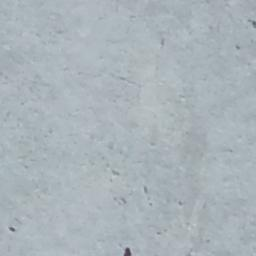
#> input picture Concrete_Crack/0_Non_Crack/7071-141.jpg, 256 x 256 px; its folder holds 4 pictures in this run
$ jupyter execute --allow-errors CrackClassification.ipynb
#> lines starting #> are read from the running program, lines starting #| are printed output that depends on the picture
[cell 1]
import os
import io
import time
import math
import random
from pathlib import Path
from typing import List, Tuple, Dict

import numpy as np
from PIL import Image, ImageEnhance
from sklearn.model_selection import train_test_split
from sklearn.metrics import accuracy_score, precision_score, recall_score, f1_score
from sklearn.pipeline import Pipeline
from sklearn.preprocessing import StandardScaler
from sklearn.linear_model import LogisticRegression
from sklearn.svm import SVC
from sklearn.tree import DecisionTreeClassifier
from sklearn.ensemble import RandomForestClassifier
from sklearn.neighbors import KNeighborsClassifier
from sklearn.neural_network import MLPClassifier
import joblib
import tempfile

import os, warnings
# Tell loky how many cores to use so it won't call `wmic`
os.environ["LOKY_MAX_CPU_COUNT"] = str(os.cpu_count() or 1)

# (Optional) silence this specific warning completely
warnings.filterwarnings(
    "ignore",
    message="Could not find the number of physical cores",
    category=UserWarning
)


# ---------------------------
# Configuration
# ---------------------------
SEED = 42
random.seed(SEED)
np.random.seed(SEED)

# Windows paths (use raw strings)
NONCRACK_DIR = r"C:\Users\Rehab Jadallah\Desktop\SD_Crack_Classification\Concrete_Crack\0_Non_Crack"
CRACK_DIR = r"C:\Users\Rehab Jadallah\Desktop\SD_Crack_Classification\Concrete_Crack\1_Crack"

IMG_SIZE = (128, 128)
USE_GRAYSCALE = True     # set False to use RGB (much higher dimensional)
AUG_PER_IMAGE = 6        # how many augmented samples per training image (0 to disable); more = better generalization
TEST_SIZE = 0.20
MAX_SKLEARN_PER_CLASS = 1500  # cap per-class for sklearn (SVM can't scale to 18k)

[cell 2]
# ---------------------------
# Utilities
# ---------------------------
def is_image_file(p: Path) -> bool:
    return p.suffix.lower() in {".jpg", ".jpeg", ".png", ".bmp", ".tif", ".tiff", ".webp"}

def load_and_preprocess(path: Path, img_size: Tuple[int, int], grayscale: bool = True) -> np.ndarray:
    """Load an image file and return a flattened numpy array after resizing (and grayscale if chosen)."""
#> called with img_size = (128, 128), grayscale = True
    with Image.open(path) as img:
        # Convert
#> img is the input picture: PIL image 256x256 RGB; mean R, G, B 170.1, 179.8, 185.9
        if grayscale:
            img = img.convert("L")
#> img: PIL image 256x256 L
        else:
            img = img.convert("RGB")
        # Resize with high-quality resampling
        img = img.resize(img_size, Image.BICUBIC)
#> img: PIL image 128x128 L
        arr = np.asarray(img, dtype=np.float32)
        # Normalize to [0,1]
        arr = arr / 255.0
        # Flatten
        return arr.flatten()

def augment_pil(img: Image.Image) -> Image.Image:
    """Apply a random but mild augmentation to a PIL Image and return an augmented PIL Image."""
    # Random horizontal flip
    if random.random() < 0.5:
        img = img.transpose(Image.FLIP_LEFT_RIGHT)
    # Small rotation (-10° to 10°)
    angle = random.uniform(-10, 10)
    img = img.rotate(angle, resample=Image.BICUBIC, expand=False, fillcolor=0 if img.mode == "L" else (0, 0, 0))
    # Slight translation (±5% of size)
    tx = int(random.uniform(-0.05, 0.05) * img.width)
    ty = int(random.uniform(-0.05, 0.05) * img.height)
    img = img.transform(img.size, Image.AFFINE, (1, 0, tx, 0, 1, ty), resample=Image.BICUBIC, fillcolor=0 if img.mode == "L" else (0, 0, 0))
    # Brightness jitter (0.8–1.2)
    enhancer = ImageEnhance.Brightness(img)
    img = enhancer.enhance(random.uniform(0.8, 1.2))
    return img

def pil_from_array_feature(x: np.ndarray, img_size: Tuple[int, int], grayscale: bool) -> Image.Image:
    """Reconstruct a PIL Image from feature vector for augmentation previews (used only on training set)."""
    if grayscale:
        arr = (x.reshape(img_size) * 255.0).clip(0, 255).astype(np.uint8)
        return Image.fromarray(arr, mode="L")
    else:
        c = 3
        arr = (x.reshape(img_size[1], img_size[0], c) * 255.0).clip(0, 255).astype(np.uint8)
        return Image.fromarray(arr, mode="RGB")

# [14 lines left out: functions model_size_kb, avg_inference_time_ms, not called in this run]

[cell 3]
# ---------------------------
# Load dataset (capped per class for sklearn scalability)
# ---------------------------
def load_dataset(noncrack_dir: str, crack_dir: str, img_size: Tuple[int, int],
                 grayscale: bool, max_per_class: int = None) -> Tuple[np.ndarray, np.ndarray]:
    X, y = [], []
    for label, folder in [(0, noncrack_dir), (1, crack_dir)]:
        paths = [p for p in Path(folder).rglob("*") if p.is_file() and is_image_file(p)]
        if max_per_class:
            random.shuffle(paths)
            paths = paths[:max_per_class]
        for p in paths:
            try:
                feat = load_and_preprocess(p, img_size, grayscale=grayscale)
#> feat = 16384 values, max 0.773 at index 11320, min 0.271 at index 16192, mean 0.696
                X.append(feat)
                y.append(label)
            except Exception as e:
                print(f"[WARN] Skipped {p}: {e}")
    X = np.vstack(X).astype(np.float32)
    y = np.array(y, dtype=np.int64)
    return X, y

print(f"Loading images (max {MAX_SKLEARN_PER_CLASS} per class for sklearn baseline)...")
X, y = load_dataset(NONCRACK_DIR, CRACK_DIR, IMG_SIZE, USE_GRAYSCALE,
                    max_per_class=MAX_SKLEARN_PER_CLASS)
print(f"Loaded {X.shape[0]} images. Feature dim = {X.shape[1]}")
#| Loaded 4 images. Feature dim = 16384

[cell 4]
# ---------------------------
# Train/test split
# ---------------------------
X_train, X_test, y_train, y_test = train_test_split(
    X, y, test_size=TEST_SIZE, random_state=SEED, stratify=y
)

[cell 5]
# ---------------------------
# Data augmentation on training set
# ---------------------------
if AUG_PER_IMAGE > 0:
    print(f"Augmenting training data (x{AUG_PER_IMAGE})...")
    aug_features = []
    aug_labels = []
    # Reconstruct minimal PIL image from features for augmentation
    for xi, yi in zip(X_train, y_train):
        img = pil_from_array_feature(xi, IMG_SIZE, USE_GRAYSCALE)
        for _ in range(AUG_PER_IMAGE):
            aug_img = augment_pil(img.copy())
            aug_img = aug_img.resize(IMG_SIZE, Image.BICUBIC)
            arr = np.asarray(aug_img, dtype=np.float32) / 255.0
            aug_features.append(arr.flatten())
            aug_labels.append(yi)
#> this loop made 3 passes
#> pass 1, in pil_from_array_feature, `arr = (x.reshape(img_size) * 255.0).clip(0, 255).astype(np.uint8)`:
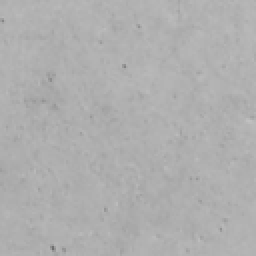
#> arr: shape (128, 128) (shown 2 times larger); min 110, max 193, mean 175.1
#> pass 1, in augment_pil, `img = img.rotate(angle, resample=Image.BICUBIC, expand=False, fillcolo..`:
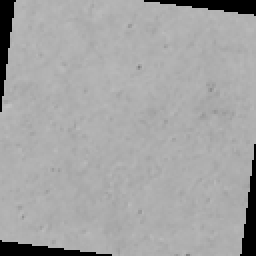
#> img: PIL image 128x128 L (shown 2 times larger); min 0, max 192, mean 164.9
#> pass 1, in augment_pil, `img = img.transform(img.size, Image.AFFINE, (1, 0, tx, 0, 1, ty), resa..`:
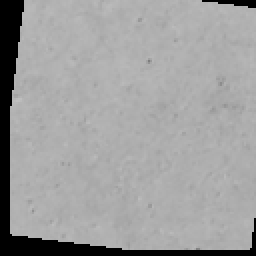
#> img: PIL image 128x128 L (shown 2 times larger); min 0, max 192, mean 158.2
#> after the loop:
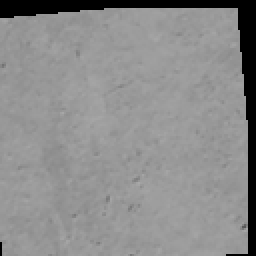
#> arr: shape (128, 128) float32 (shown 2 times larger); min 0, max 0.663, mean 0.55
    if aug_features:
        X_aug = np.vstack(aug_features).astype(np.float32)
        y_aug = np.array(aug_labels, dtype=np.int64)
        X_train = np.vstack([X_train, X_aug])
        y_train = np.concatenate([y_train, y_aug])
        print(f"Training set after augmentation: {X_train.shape[0]} samples")
#| Training set after augmentation: 21 samples

[cell 6]
# ---------------------------
# Define models
# ---------------------------
models: Dict[str, Pipeline] = {
    "LogisticRegression": Pipeline([
        ("scaler", StandardScaler(with_mean=True)),
        ("clf", LogisticRegression(
            solver="saga", penalty="l2", max_iter=5000, random_state=SEED, n_jobs=-1))
    ]),
    "SVM_RBF": Pipeline([
        ("scaler", StandardScaler(with_mean=True)),
        ("clf", SVC(kernel="rbf", probability=False, random_state=SEED))
    ]),
    "DecisionTree": Pipeline([
        ("scaler", "passthrough"),
        ("clf", DecisionTreeClassifier(max_depth=None, random_state=SEED))
    ]),
    "RandomForest": Pipeline([
        ("scaler", "passthrough"),
        ("clf", RandomForestClassifier(
            n_estimators=300, max_depth=None, n_jobs=-1, random_state=SEED))
    ]),
    "KNN_k5": Pipeline([
        ("scaler", StandardScaler(with_mean=True)),
        ("clf", KNeighborsClassifier(n_neighbors=5, weights="distance"))
    ]),
    "MLP_1x256": Pipeline([
        ("scaler", StandardScaler(with_mean=True)),
        ("clf", MLPClassifier(
            hidden_layer_sizes=(256,), activation="relu", solver="adam",
            learning_rate_init=1e-3, max_iter=200, random_state=SEED, early_stopping=True))
    ]),
}

[cell 7]
# ---------------------------
# Train, evaluate, report
# ---------------------------
def evaluate_model(name: str, pipe: Pipeline, X_train: np.ndarray, y_train: np.ndarray,
                   X_test: np.ndarray, y_test: np.ndarray) -> Dict[str, float]:
    print(f"\n=== Training {name} ===")
    pipe.fit(X_train, y_train)
    y_pred = pipe.predict(X_test)

    acc = accuracy_score(y_test, y_pred)
    prec = precision_score(y_test, y_pred, average="binary", zero_division=0)
    rec = recall_score(y_test, y_pred, average="binary", zero_division=0)
    f1 = f1_score(y_test, y_pred, average="binary", zero_division=0)

    # Inference latency
    inf_ms = avg_inference_time_ms(pipe, X_test)

    # Model size
    size_kb = model_size_kb(pipe)

    return {
        "accuracy": acc,
        "precision": prec,
        "recall": rec,
        "f1": f1,
        "inference_ms_per_image": inf_ms,
        "model_size_kb": size_kb
    }

results = {}
#> (the rest of this cell did not finish here and is left out)

[cell 8]
# ---------------------------
# Print results in a table
# ---------------------------
# [4 lines left out: function nice, not called in this run]

headers = ["Model", "Accuracy", "Precision", "Recall", "F1", "ms/img", "Size (KB)"]
col_widths = [max(len(h), 14) for h in headers]

def print_row(cols):
    print(" | ".join(str(c).ljust(w) for c, w in zip(cols, col_widths)))

print("\n\n===== Evaluation Results =====")
print_row(headers)
print("-" * (sum(col_widths) + 3 * (len(headers) - 1)))
for name, m in results.items():
    row = [
        name,
        nice(m["accuracy"]),
        nice(m["precision"]),
        nice(m["recall"]),
        nice(m["f1"]),
        nice(m["inference_ms_per_image"]),
        nice(m["model_size_kb"])
    ]
    print_row(row)

[cell 9]
# Optional: brief class balance check
unique, counts = np.unique(y, return_counts=True)
print("\nClass counts (full dataset):", dict(zip(unique.tolist(), counts.tolist())))
print("Train size:", X_train.shape[0], " Test size:", X_test.shape[0])
#| Train size: 21  Test size: 1
print("Done.")

[cell 10]
from sklearn.model_selection import StratifiedKFold, cross_validate

# --- Random Forest config (match your earlier params if desired) ---
rf = RandomForestClassifier(
    n_estimators=300,
    max_depth=None,
    random_state=SEED,
    n_jobs=1  # use 1 to avoid loky/wmic warnings on Windows
)

# --- 5-fold Stratified CV ---
cv = StratifiedKFold(n_splits=5, shuffle=True, random_state=SEED)

# Scoring: binary classification assumes class "1" is positive
scoring = {
    "accuracy": "accuracy",
    "precision": "precision",
    "recall": "recall",
    "f1": "f1"
}

#> (the rest of this cell did not finish here and is left out)

[cell 11]
# --- Convergence (learning) curves for all models + training loss curve for MLP ---

from sklearn.model_selection import StratifiedKFold, learning_curve
import matplotlib.pyplot as plt

# CV settings (matches your earlier usage)
cv = StratifiedKFold(n_splits=5, shuffle=True, random_state=SEED)

def plot_learning_curve_for_pipeline(name, pipe, X, y, cv, n_jobs=1):
    train_sizes, train_scores, val_scores = learning_curve(
        pipe, X, y,
        cv=cv,
        n_jobs=n_jobs,
        scoring="f1",              # use F1 as a balanced signal; change to "accuracy" if you prefer
        train_sizes=np.linspace(0.1, 1.0, 6),
        shuffle=True,
        random_state=SEED
    )
    train_mean = train_scores.mean(axis=1)
    train_std  = train_scores.std(axis=1, ddof=1)
    val_mean   = val_scores.mean(axis=1)
    val_std    = val_scores.std(axis=1, ddof=1)

    plt.figure()
    plt.title(f"Learning Curve — {name}")
    plt.xlabel("Training examples")
    plt.ylabel("F1 (5-fold CV)")
    # shaded std (no explicit colors per your tooling best practices)
    plt.fill_between(train_sizes, train_mean-train_std, train_mean+train_std, alpha=0.2)
    plt.fill_between(train_sizes, val_mean-val_std,     val_mean+val_std,     alpha=0.2)
    plt.plot(train_sizes, train_mean, marker="o", label="Training score")
    plt.plot(train_sizes, val_mean,   marker="s", label="CV score")
    plt.legend(loc="best")
    plt.grid(True)
    plt.show()

# Plot learning curves for every model in your dictionary
#> (the rest of this cell did not finish here and is left out)

# MobileNetV2 Transfer Learning Model

**Why MobileNetV2?**
- Pre-trained on ImageNet — already understands edges, textures, and structural patterns
- Designed for mobile deployment: small, fast, and TFLite-native
- Two-phase training: freeze backbone → train head first, then fine-tune top layers

This section trains on the **full dataset (~18k images)** and replaces the scratch CNN.

[cell 12]
# ---------------------------
# Install / verify TensorFlow
# ---------------------------
import subprocess, sys

try:
    import tensorflow as tf
    print(f"TensorFlow {tf.__version__}")
except ImportError:
    print("Installing TensorFlow...")
    subprocess.check_call([sys.executable, "-m", "pip", "install", "tensorflow"])
    import tensorflow as tf
    print(f"TensorFlow {tf.__version__}")

[cell 13]
# ---------------------------
# Load full dataset for CNN (streaming from disk — no RAM explosion)
# ---------------------------
import os, time
import numpy as np
import matplotlib
matplotlib.use('Agg')
import matplotlib.pyplot as plt
from tensorflow import keras
from sklearn.metrics import (accuracy_score, precision_score, recall_score,
                              f1_score, confusion_matrix, roc_auc_score, roc_curve)

CNN_IMG_SIZE = (224, 224)   # MobileNetV2 native size
CNN_BATCH    = 32
DATA_DIR     = r"C:\Users\Rehab Jadallah\Desktop\SD_Crack_Classification\Concrete_Crack"

tf.random.set_seed(SEED)
#> (this line was passed over: tensorflow is not available in this run)

#> (the rest of this cell did not finish here and is left out)

[cell 14]
# Pre-download MobileNetV2 ImageNet weights (~9 MB) so cell below does not hang on a slow/stuck fetch.
# Run this once if `keras.applications.MobileNetV2(..., weights="imagenet")` stalls.
import urllib.request
import os

url = "https://storage.googleapis.com/tensorflow/keras-applications/mobilenet_v2/mobilenet_v2_weights_tf_dim_ordering_tf_kernels_1.0_224_no_top.h5"
save_path = os.path.join(
    os.path.expanduser("~"),
    ".keras",
    "models",
    "mobilenet_v2_weights_tf_dim_ordering_tf_kernels_1.0_224_no_top.h5",
)
os.makedirs(os.path.dirname(save_path), exist_ok=True)

if os.path.isfile(save_path) and os.path.getsize(save_path) > 1_000_000:
    print("Weights already present:", save_path)
else:
    print("Downloading weights to", save_path, "...")
    urllib.request.urlretrieve(url, save_path)
#> (this line was passed over: the network is not available in this run)
    print("Done.")

[cell 15]
# ---------------------------
# Build MobileNetV2 model
# ---------------------------
tf.random.set_seed(SEED)
#> (this line was passed over: tensorflow is not available in this run)
